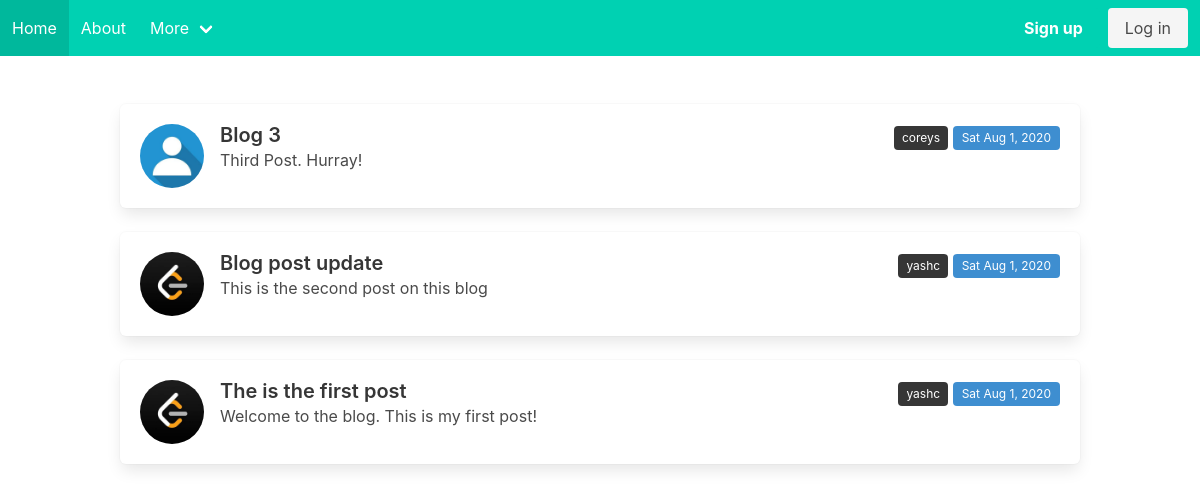
/, run on an earlier commit of the app's database.
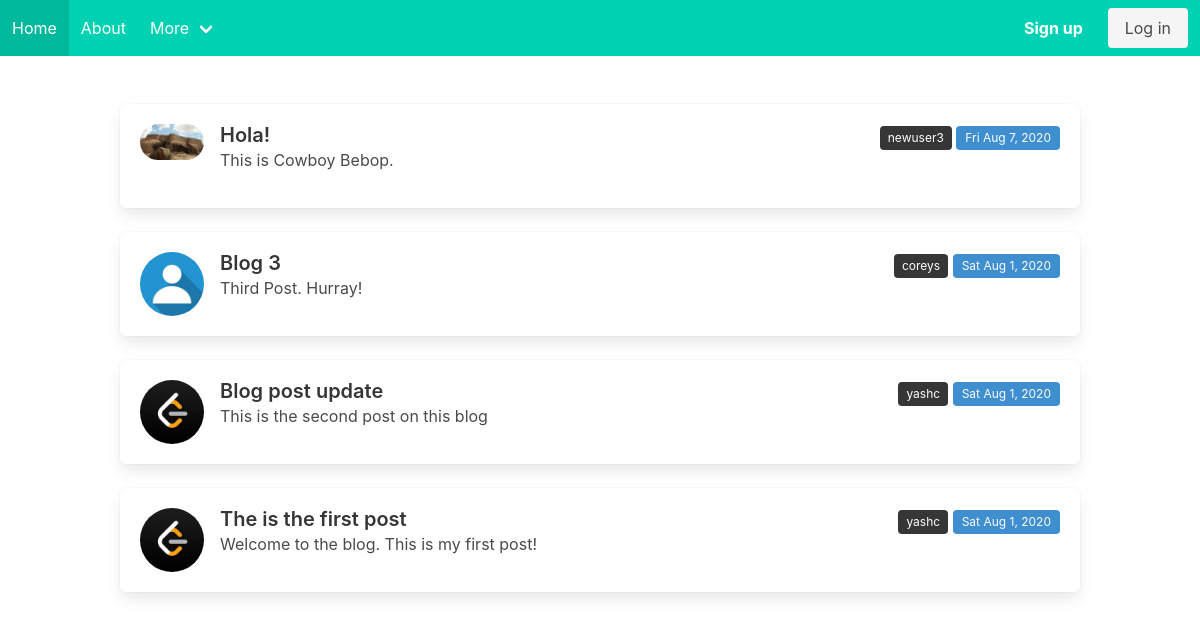
And on a later commit of the database.
### blog/models.py (models this page shows, shortened)
class Post(models.Model):
    title = models.CharField(max_length=100)
    content = models.TextField()
    date_posted = models.DateTimeField(auto_now_add=True)
    author = models.ForeignKey(User, on_delete=models.CASCADE)

### users/models.py (models this page shows, shortened)
class Profile(models.Model):
    user = models.OneToOneField(User, on_delete=models.CASCADE)
    image = models.ImageField(default='default.jpg', upload_to='profile_pics')

### blog/views.py (the view)
# urls.py: path('', PostListView.as_view(), name='blog-home'),
class PostListView(ListView):
    model = Post
    template_name = 'blog/home.html'
    context_object_name = 'posts'
    ordering = ['-date_posted']
    paginate_by = 6

### blog/templates/blog/home.html (shortened to what this page needs)
{% extends "blog/base.html" %}
{% block content %}
{% for post in posts %}
<div class="box">
  <article class="media">
    <figure class="media-left">
      <p class="image is-64x64">
        <img class="is-rounded" src="{{ post.author.profile.image.url }}">
      </p>
    </figure>
    <div class="media-content">
      <div class="content">
        <a href="{% url 'post-detail' post.id %}">
          <strong class="title is-5">{{post.title}}</strong>
        </a>
        <br>
        {{post.content}}
      </div>
    </div>
    <div class="media-right">
      <a class="px-2 tag is-dark" href="{% url 'user-posts' post.author.username %}">{{post.author}}</a>
      <small class="tag is-info">{{post.date_posted|date:"D M j, Y"}}</small>
    </div>
  </article>
</div>
{% endfor %}
{% endblock content %}

What changed in the data, as far as the page shows it:
added Post: author.profile.image (picture), title "Hola!", content "This is Cowboy Bebop.", author "newuser3", date_posted "Fri Aug 7, 2020"
